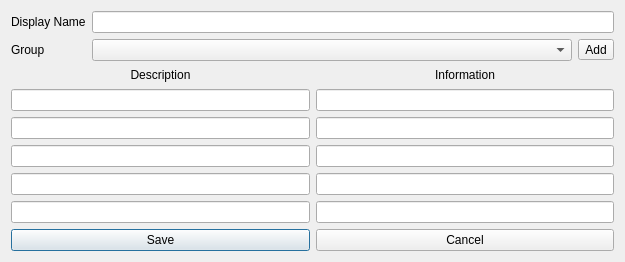
<?xml version="1.0" encoding="UTF-8"?>
<ui version="4.0">
 <class>AddSecret_window</class>
 <widget class="QDialog" name="AddSecret_window">
  <property name="geometry">
   <rect>
    <x>0</x>
    <y>0</y>
    <width>625</width>
    <height>262</height>
   </rect>
  </property>
  <property name="windowTitle">
   <string>Add Secret</string>
  </property>
  <layout class="QVBoxLayout" name="verticalLayout">
   <item>
    <layout class="QFormLayout" name="formLayout">
     <item row="1" column="0">
      <widget class="QLabel" name="lbl_group">
       <property name="text">
        <string>Group</string>
       </property>
      </widget>
     </item>
     <item row="0" column="0">
      <widget class="QLabel" name="lbl_name">
       <property name="text">
        <string>Display Name</string>
       </property>
      </widget>
     </item>
     <item row="0" column="1">
      <widget class="QLineEdit" name="lnedt_name"/>
     </item>
     <item row="1" column="1">
      <layout class="QHBoxLayout" name="horizontalLayout_2">
       <item>
        <widget class="QComboBox" name="cmb_group"/>
       </item>
       <item>
        <widget class="QToolButton" name="tbtn_add_group">
         <property name="cursor">
          <cursorShape>PointingHandCursor</cursorShape>
         </property>
         <property name="text">
          <string>Add</string>
         </property>
        </widget>
       </item>
      </layout>
     </item>
    </layout>
   </item>
   <item>
    <layout class="QHBoxLayout" name="horizontalLayout">
     <item>
      <widget class="QLabel" name="lbl_headers">
       <property name="text">
        <string>Description</string>
       </property>
       <property name="alignment">
        <set>Qt::AlignCenter</set>
       </property>
      </widget>
     </item>
     <item>
      <widget class="QLabel" name="lbl_data">
       <property name="text">
        <string>Information</string>
       </property>
       <property name="alignment">
        <set>Qt::AlignCenter</set>
       </property>
      </widget>
     </item>
    </layout>
   </item>
   <item>
    <layout class="QVBoxLayout" name="vbox_column_def">
     <item>
      <layout class="QHBoxLayout" name="horizontalLayout_3">
       <item>
        <widget class="QLineEdit" name="lnedt_header1"/>
       </item>
       <item>
        <widget class="QLineEdit" name="lnedt_data1"/>
       </item>
      </layout>
     </item>
     <item>
      <layout class="QHBoxLayout" name="horizontalLayout_4">
       <item>
        <widget class="QLineEdit" name="lnedt_header2"/>
       </item>
       <item>
        <widget class="QLineEdit" name="lnedt_data2"/>
       </item>
      </layout>
     </item>
     <item>
      <layout class="QHBoxLayout" name="horizontalLayout_5">
       <item>
        <widget class="QLineEdit" name="lnedt_header3"/>
       </item>
       <item>
        <widget class="QLineEdit" name="lnedt_data3"/>
       </item>
      </layout>
     </item>
     <item>
      <layout class="QHBoxLayout" name="horizontalLayout_6">
       <item>
        <widget class="QLineEdit" name="lnedt_header4"/>
       </item>
       <item>
        <widget class="QLineEdit" name="lnedt_data4"/>
       </item>
      </layout>
     </item>
     <item>
      <layout class="QHBoxLayout" name="horizontalLayout_7">
       <item>
        <widget class="QLineEdit" name="lnedt_header5"/>
       </item>
       <item>
        <widget class="QLineEdit" name="lnedt_data5"/>
       </item>
      </layout>
     </item>
    </layout>
   </item>
   <item>
    <layout class="QHBoxLayout" name="hbox_data">
     <item>
      <widget class="QPushButton" name="btn_save">
       <property name="cursor">
        <cursorShape>PointingHandCursor</cursorShape>
       </property>
       <property name="text">
        <string>Save</string>
       </property>
      </widget>
     </item>
     <item>
      <widget class="QPushButton" name="btn_cancel">
       <property name="cursor">
        <cursorShape>PointingHandCursor</cursorShape>
       </property>
       <property name="text">
        <string>Cancel</string>
       </property>
      </widget>
     </item>
    </layout>
   </item>
  </layout>
 </widget>
 <resources/>
 <connections/>
</ui>
